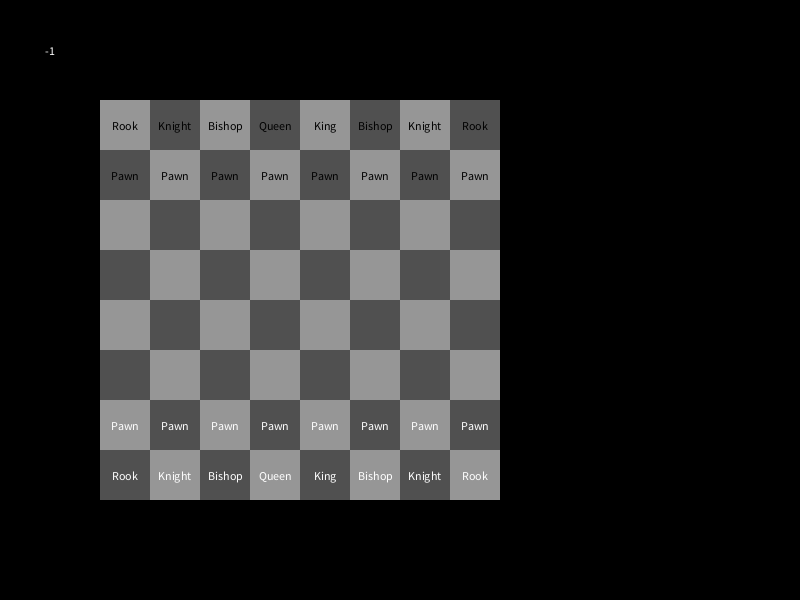
Frame 1 (no input)
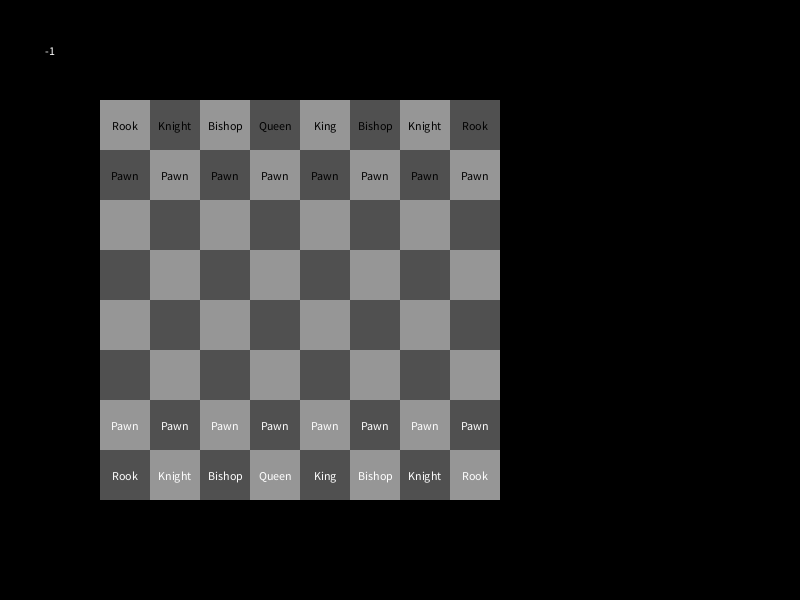
Frame 60 (the mouse pressed at the canvas centre just before this capture)
Frame 120 (the mouse held since frame 60 and released just before this capture): identical to frame 60, image omitted

The Processing sketch that drew these frames (run headless with seeded random() and noise(); from frame 60 on, the mouse is pressed at the canvas centre):

// Processing sketch: Chess_v1_0
// ── Chess_v1_0.pde
Board board;
float x = 100;
float y = 100;
float w = 400;
float s = w/8;

Button queenButton = new Button(510, 100, 100, 30, "Queen");
Button knightButton = new Button(510, 140, 100, 30, "Knight");

void setup() {
  size(800, 600);
  board = new Board();
}

void draw() {
  background(0);
  textSize(12);
  board.drawThis();
  if (board.elevatePawn != -1) {
    queenButton.drawThis();
    knightButton.drawThis();
  }
  fill(255);
  text(board.enPasse, 50, 50);
  textSize(30);
  if (board.checkMate) {
    text("Schachmatt!", 580, 300);
  } else if (board.check) {
    text("Schach!", 580, 300);
  }
}

class Button {
  float x;
  float y;
  float w;
  float h;
  String label;
  Button(float x, float y, float w, float h, String label) {
    this.x = x;
    this.y = y;
    this.w = w;
    this.h = h;
    this.label = label;
  }
  boolean click() {
    if (mouseX<x || mouseX>x+w || mouseY<y || mouseY>y+h) {
      return false;
    } else {
      return true;
    }
  }
  void drawThis() {
    fill(board.activePlayer==1 ? 200 : 100);
    rect(x, y, w, h);
    fill(0);
    textAlign(CENTER, CENTER);
    text(label, x+w/2, y+h/2);
  }
}

class Board {
  int select = -1;
  int activePlayer = 1;
  int fields[] = new int[100];
  boolean check = false;
  boolean checkMate = false;
  int elevatePawn = -1;
  int enPasse = -1;
  ArrayList<Move> possibleMoves = new ArrayList<Move>();
  Board() {
    setupPieces();
  }
  Board(int activePlayer, int fields[], boolean check, boolean checkMate, int enPasse) {
    this.activePlayer = activePlayer;
    this.fields = fields;
    this.check = check;
    this.checkMate = checkMate;
    this.enPasse = enPasse;
  }
  Board boardAfterMove(Move move) {
    Board res = new Board(activePlayer, fields.clone(), check, checkMate, enPasse);
    res.playMove(move);
    return res;
  }
  void playMove(Move move) {
    //elevate pawn
    if (move.from < 0) {
      fields[-move.from] = move.to;
      elevatePawn = -1;
      activePlayer = -activePlayer;
      return;
    }

    // take out pawn with enPasse
    if (abs(fields[move.from])==6 && enPasse==move.to) {
      if (enPasse/10 == 3) {
        fields[move.to+10] = 0;
      }
      if (enPasse/10 == 6) {
        fields[move.to-10] = 0;
      }
    }
    fields[move.to] = fields[move.from];
    fields[move.from] = 0;
    // if pawns first move
    if (abs(fields[move.to])==6 && abs(move.to-move.from)>11) {
      enPasse = (move.to + move.from) / 2;
    } else {
      enPasse = -1;
    }
    if (abs(fields[move.to])==6 && (move.to/10==1 || move.to/10==8)) {
      elevatePawn = move.to;
    } else {
      activePlayer = -activePlayer;
      check = isCheck();
    }
    //for (int i = 11; i<60; i++) {
    //  if (insideBoard(i) && fields[i] * activePlayer > 0) {
    //    if (possibleMovesPiece(i).size()>0) {
    //      return;
    //    }
    //  }
    //}
  }
  boolean isCheck() {
    Board nextBoard = new Board(-activePlayer, fields, false, false, enPasse);
    ArrayList<Move> possMoves = nextBoard.possibleMovesNoCheck();
    for (Move m : possMoves) {
      println(m);
      if (abs(fields[m.to])==1) {
        return true;
      }
    }
    return false;
  }
  void setupPieces() {
    for (int i = 0; i<fields.length; i++) {
      fields[i] = 0;
    }

    // black
    for (int i = 0; i<8; i++) {
      int row = 10;
      fields[row + 1] = -3;
      fields[row + 2] = -4;
      fields[row + 3] = -5;
      fields[row + 4] = -2;
      fields[row + 5] = -1;
      fields[row + 6] = -5;
      fields[row + 7] = -4;
      fields[row + 8] = -3;
    }
    for (int i = 21; i<30; i++) {
      fields[i] = -6;
    }

    // white
    for (int i = 0; i<8; i++) {
      int row = 80;
      fields[row + 1] = 3;
      fields[row + 2] = 4;
      fields[row + 3] = 5;
      fields[row + 4] = 2;
      fields[row + 5] = 1;
      fields[row + 6] = 5;
      fields[row + 7] = 4;
      fields[row + 8] = 3;
    }
    for (int i = 71; i<80; i++) {
      fields[i] = 6;
    }
  }
  void drawPossMoves() {
    for (Move m : possibleMoves) {
      float _x = x + (m.to % 10 - 0.5) * s;
      float _y = y + (m.to / 10 - 0.5) * s;
      fill(200, 200, 0);
      circle(_x, _y, s*0.5);
    }
  }
  void drawThis() {
    noStroke();
    for (int i = 0; i<64; i++) {
      if ((i+i/8) % 2 == 0) {
        fill(150);
      } else {
        fill(80);
      }
      float _x = x + i % 8 * s;
      float _y = y + i / 8 * s;
      rect(_x, _y, s, s);
      if (select == i) {
        drawSelectMarker(_x + s/2, _y + s/2, s*0.9);
      }
    }
    drawPossMoves();
    for (int i = 0; i<64; i++) {
      float _x = x + i % 8 * s;
      float _y = y + i / 8 * s;
      drawPiece(_x, _y, s, i);
    }
  }
  int getIndex(int num) {
    int col = num % 8;
    int row = num / 8;
    return getIndex(col, row);
  }
  int getIndex(int col, int row) {
    return (10 * (1 + row)) + (col + 1);
  }
  void drawPiece(float _x, float _y, float s, int field) {
    int ind = getIndex(field);
    textAlign(CENTER, CENTER);
    if (fields[ind] > 0) {
      fill(255);
    } else {
      fill(0);
    }
    String name = "";
    switch(abs(fields[ind])) {
    case 0:
      break;
    case 1: 
      name = "King";
      break;
    case 2: 
      name = "Queen";
      break;
    case 3: 
      name = "Rook";
      break;
    case 4: 
      name = "Knight";
      break;
    case 5: 
      name = "Bishop";
      break;
    case 6: 
      name = "Pawn";
      break;
    }
    text(name, _x + s/2, _y + s/2);
  }
  void drawSelectMarker(float x, float y, float d) {
    noStroke();
    fill(50);
    circle(x, y, d);
  }
  void click() {
    if (elevatePawn != -1) {
      if (queenButton.click()) {
        playMove(new Move(-elevatePawn, 2));
      }
      if (knightButton.click()) {
        playMove(new Move(-elevatePawn, 4));
      }
      return;
    }
    if (mouseX < x || mouseX > x+w || mouseY < y || mouseY > y+w) {
      select = -1;
      possibleMoves.clear();
      return;
    }
    int col = (int)((mouseX - x) / s);
    int row = (int)((mouseY - y) / s);
    int clickedField = col + 8*row;
    int ind = getIndex(clickedField);
    if ((fields[ind] * activePlayer <= 0) && select!=-1) {
      Move move = new Move(getIndex(select), ind);
      if (moveIsPossible(move)) {
        playMove(move);
        if (possibleMoves().size()==0) {
          if (check) {
            checkMate = true;
          }
        }
      }
      select = -1;
      possibleMoves.clear();
    } else {
      if (fields[ind] * activePlayer > 0) {
        select = clickedField;
        possibleMoves = possibleMovesPiece(getIndex(select));
      }
    }
  }
  boolean moveIsPossible(Move move) {
    for (Move m : possibleMoves) {
      if (m.from == move.from && m.to == move.to) {
        return true;
      }
    }
    return false;
  }
  void addDirection(int ind, int dir, int player, ArrayList<Move> res) {
    int _ind = ind+dir;
    while (insideBoard(_ind)) {
      if (fields[_ind] * player <= 0) {
        res.add(new Move(ind, _ind));
        if (fields[_ind] != 0) {
          break;
        }
        _ind = _ind+dir;
        if (!insideBoard(_ind)) {
          break;
        }
      } else {
        break;
      }
    }
  }
  ArrayList<Move> possibleMovesPieceNoCheck(int ind) {
    int player = fields[ind] > 0 ? 1 : -1;
    ArrayList<Move> res = new ArrayList<Move>();
    if (fields[ind] == 0) {
      return res;
    }
    // White Pawn
    else if (fields[ind] == 6) {
      if (fields[ind-11]<0 || enPasse == ind-11) {
        res.add(new Move(ind, ind-11));
      }
      if (fields[ind-9]<0 || enPasse == ind-9) {
        res.add(new Move(ind, ind-9));
      }
      if (fields[ind-10]==0) {
        res.add(new Move(ind, ind-10));
      }
      if (ind / 10 == 7 && fields[ind-20]==0) {
        res.add(new Move(ind, ind-20));
      }
    }
    // Black Pawn
    else if (fields[ind] == -6) {
      if (fields[ind+11]>0 || enPasse == ind+11) {
        res.add(new Move(ind, ind+11));
      }
      if (fields[ind+9]>0 || enPasse == ind+9) {
        res.add(new Move(ind, ind+9));
      }
      if (fields[ind+10]==0) {
        res.add(new Move(ind, ind+10));
      }
      if (ind / 10 == 2 && (fields[ind+20]==0)) {
        res.add(new Move(ind, ind+20));
      }
    }
    // King
    else if (abs(fields[ind]) == 1) {
      if (insideBoard(ind-11) && fields[ind-11] * player <= 0) {
        res.add(new Move(ind, ind-11));
      }
      if (insideBoard(ind-10) && fields[ind-10] * player <= 0) {
        res.add(new Move(ind, ind-10));
      }
      if (insideBoard(ind-9) && fields[ind-9] * player <= 0) {
        res.add(new Move(ind, ind-9));
      }
      if (insideBoard(ind-1) && fields[ind-1] * player <= 0) {
        res.add(new Move(ind, ind-1));
      }
      if (insideBoard(ind+1) && fields[ind+1] * player <= 0) {
        res.add(new Move(ind, ind+1));
      }
      if (insideBoard(ind+9) && fields[ind+9] * player <= 0) {
        res.add(new Move(ind, ind+9));
      }
      if (insideBoard(ind+10) && fields[ind+10] * player <= 0) {
        res.add(new Move(ind, ind+10));
      }
      if (insideBoard(ind+11) && fields[ind+11] * player <= 0) {
        res.add(new Move(ind, ind+11));
      }
    }
    // Queen
    else if (abs(fields[ind]) == 2) {
      addDirection(ind, -11, player, res);
      addDirection(ind, -10, player, res);
      addDirection(ind, -9, player, res);
      addDirection(ind, -1, player, res);
      addDirection(ind, 1, player, res);
      addDirection(ind, 9, player, res);
      addDirection(ind, 10, player, res);
      addDirection(ind, 11, player, res);
    }
    // Rook
    else if (abs(fields[ind]) == 3) {
      addDirection(ind, -10, player, res);
      addDirection(ind, -1, player, res);
      addDirection(ind, 1, player, res);
      addDirection(ind, 10, player, res);
    }
    // Knight
    else if (abs(fields[ind]) == 4) {
      if (insideBoard(ind-21) && fields[ind-21]*activePlayer <= 0) res.add(new Move(ind, ind-21));
      if (insideBoard(ind-19) && fields[ind-19]*activePlayer <= 0) res.add(new Move(ind, ind-19));
      if (insideBoard(ind-12) && fields[ind-12]*activePlayer <= 0) res.add(new Move(ind, ind-12));
      if (insideBoard(ind-8) && fields[ind-8]*activePlayer <= 0) res.add(new Move(ind, ind-8));
      if (insideBoard(ind+8) && fields[ind+8]*activePlayer <= 0) res.add(new Move(ind, ind+8));
      if (insideBoard(ind+12) && fields[ind+12]*activePlayer <= 0) res.add(new Move(ind, ind+12));
      if (insideBoard(ind+19) && fields[ind+19]*activePlayer <= 0) res.add(new Move(ind, ind+19));
      if (insideBoard(ind+21) && fields[ind+21]*activePlayer <= 0) res.add(new Move(ind, ind+21));
    }
    // Bishop
    else if (abs(fields[ind]) == 5) {
      addDirection(ind, -11, player, res);
      addDirection(ind, -9, player, res);
      addDirection(ind, 9, player, res);
      addDirection(ind, 11, player, res);
    }
    return res;
  }
  ArrayList<Move> possibleMovesPiece(int ind) {
    ArrayList<Move> res = possibleMovesPieceNoCheck(ind);
    int i = 0;
    while (i < res.size()) {
      Board nextBoard = boardAfterMove(res.get(i));
      nextBoard.activePlayer *= -1;
      if (nextBoard.isCheck()) {
        res.remove(i);
      } else {
        i++;
      }
    }
    return res;
  }
  ArrayList<Move> possibleMovesNoCheck() {
    ArrayList<Move> res = new ArrayList<Move>();
    if (elevatePawn != -1) {
      res.add(new Move(-elevatePawn, 2));
      res.add(new Move(-elevatePawn, 4));
      return res;
    }
    for (int i = 1; i<9; i++) {
      for (int j = 1; j<9; j++) {
        if (fields[i + j*10] * activePlayer > 0) {
          res.addAll(possibleMovesPieceNoCheck(i + j*10));
        }
      }
    }
    return res;
  }
  ArrayList<Move> possibleMoves() {
    ArrayList<Move> res = possibleMovesNoCheck();
    int i = 0;
    while (i < res.size()) {
      if (boardAfterMove(res.get(i)).isCheck()) {
        res.remove(i);
      } else {
        i++;
      }
    }
    return res;
  }

  boolean insideBoard(int ind) {
    return !(ind < 10 || ind >= 90 || ind%10 == 0 || ind%10 == 9);
  }
}

void mousePressed() {
  board.click();
}

class Move {
  // negative value for elevate pawn
  int from;
  int to;
  Move(int from, int to) {
    this.from = from;
    this.to = to;
  }
  String toString() {
    return  "Move: " + from + " / " + to;
  }
}
